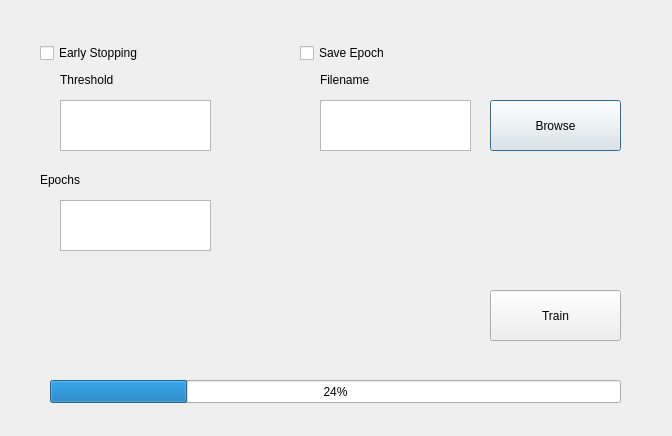
<?xml version="1.0" encoding="UTF-8"?>
<ui version="4.0">
 <class>Train</class>
 <widget class="QDialog" name="Train">
  <property name="geometry">
   <rect>
    <x>0</x>
    <y>0</y>
    <width>672</width>
    <height>436</height>
   </rect>
  </property>
  <property name="windowTitle">
   <string>Dialog</string>
  </property>
  <widget class="QTextEdit" name="numEpochs">
   <property name="geometry">
    <rect>
     <x>60</x>
     <y>200</y>
     <width>151</width>
     <height>51</height>
    </rect>
   </property>
  </widget>
  <widget class="QLabel" name="label">
   <property name="geometry">
    <rect>
     <x>40</x>
     <y>170</y>
     <width>63</width>
     <height>20</height>
    </rect>
   </property>
   <property name="text">
    <string>Epochs</string>
   </property>
  </widget>
  <widget class="QCheckBox" name="earlyStopping">
   <property name="geometry">
    <rect>
     <x>40</x>
     <y>40</y>
     <width>141</width>
     <height>26</height>
    </rect>
   </property>
   <property name="text">
    <string>Early Stopping</string>
   </property>
  </widget>
  <widget class="QTextEdit" name="threshold">
   <property name="geometry">
    <rect>
     <x>60</x>
     <y>100</y>
     <width>151</width>
     <height>51</height>
    </rect>
   </property>
  </widget>
  <widget class="QLabel" name="label_2">
   <property name="geometry">
    <rect>
     <x>60</x>
     <y>70</y>
     <width>91</width>
     <height>20</height>
    </rect>
   </property>
   <property name="text">
    <string>Threshold</string>
   </property>
  </widget>
  <widget class="QCheckBox" name="saveEpoch">
   <property name="geometry">
    <rect>
     <x>300</x>
     <y>40</y>
     <width>121</width>
     <height>26</height>
    </rect>
   </property>
   <property name="text">
    <string>Save Epoch</string>
   </property>
  </widget>
  <widget class="QPushButton" name="browseBtn">
   <property name="geometry">
    <rect>
     <x>490</x>
     <y>100</y>
     <width>131</width>
     <height>51</height>
    </rect>
   </property>
   <property name="text">
    <string>Browse</string>
   </property>
  </widget>
  <widget class="QTextEdit" name="filename">
   <property name="geometry">
    <rect>
     <x>320</x>
     <y>100</y>
     <width>151</width>
     <height>51</height>
    </rect>
   </property>
  </widget>
  <widget class="QLabel" name="label_3">
   <property name="geometry">
    <rect>
     <x>320</x>
     <y>70</y>
     <width>63</width>
     <height>20</height>
    </rect>
   </property>
   <property name="text">
    <string>Filename</string>
   </property>
  </widget>
  <widget class="QProgressBar" name="progressBar">
   <property name="geometry">
    <rect>
     <x>50</x>
     <y>380</y>
     <width>571</width>
     <height>23</height>
    </rect>
   </property>
   <property name="value">
    <number>24</number>
   </property>
  </widget>
  <widget class="QPushButton" name="trainBtn">
   <property name="geometry">
    <rect>
     <x>490</x>
     <y>290</y>
     <width>131</width>
     <height>51</height>
    </rect>
   </property>
   <property name="text">
    <string>Train</string>
   </property>
  </widget>
 </widget>
 <resources/>
 <connections>
  <connection>
   <sender>earlyStopping</sender>
   <signal>toggled(bool)</signal>
   <receiver>threshold</receiver>
   <slot>setEnabled(bool)</slot>
   <hints>
    <hint type="sourcelabel">
     <x>139</x>
     <y>61</y>
    </hint>
    <hint type="destinationlabel">
     <x>165</x>
     <y>104</y>
    </hint>
   </hints>
  </connection>
  <connection>
   <sender>saveEpoch</sender>
   <signal>toggled(bool)</signal>
   <receiver>filename</receiver>
   <slot>setEnabled(bool)</slot>
   <hints>
    <hint type="sourcelabel">
     <x>363</x>
     <y>49</y>
    </hint>
    <hint type="destinationlabel">
     <x>422</x>
     <y>103</y>
    </hint>
   </hints>
  </connection>
 </connections>
</ui>
